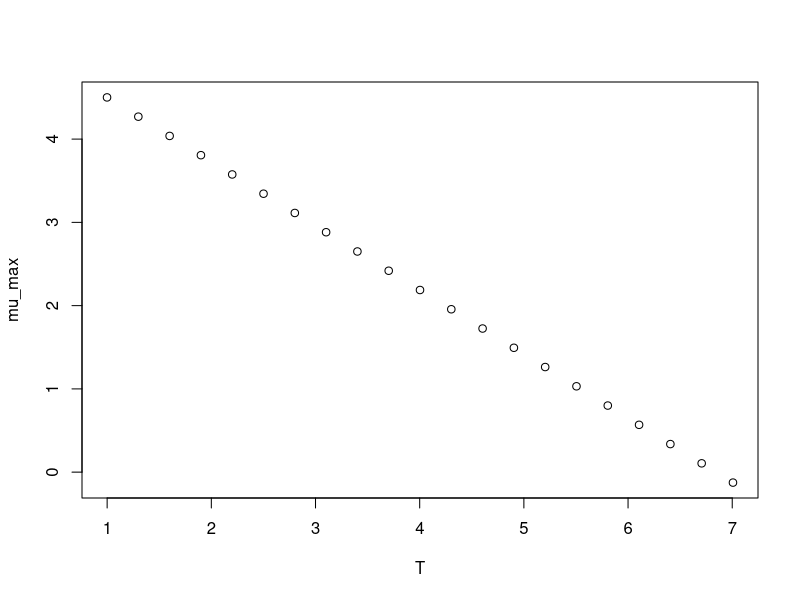

The R script that drew this image:
#############################
# start of Parameter script
#############################
T <- seq(0.999000999000999,7.007,length.out=21)
#############################
# end of Parameter script
#############################
############################# 
# start of Model script Gropin ID 1292 
#############################
 
# constant coefficients for this model
 
variables <- data.frame(T)
argumentsPar <- expand.grid(variables)
 
# heart of the model
response_surface <- function(T) {
   mumax <-(-0.77*T+5.27)

return(mumax=mumax)
} 

# output parameters
mumax <- cbind(argumentsPar,response_surface(argumentsPar['T']))
colnames(mumax) <- c(colnames(argumentsPar),'mumax')
#############################
# End of Model script
#############################
############################# 
# start of Visualisation script Gropin ID 1292 
#############################
plot(T,mumax$mumax,
                          xlab='T',
                          ylab='mu_max')
#############################
# End of Visualisation script
#############################
